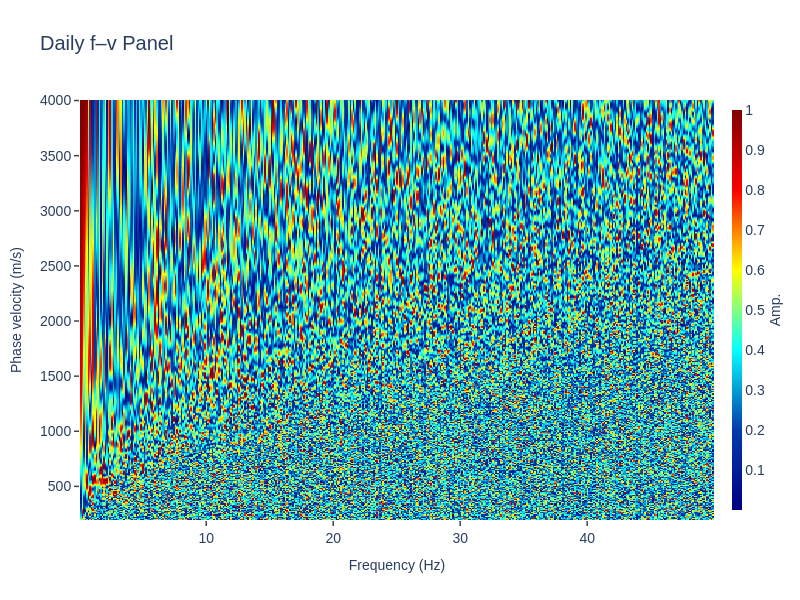

The cell this chart's notebook holds for it:
### Code cell
# 3. Interactive f-v panel
plot_fv_panel_plotly(fv, f_axis, v_axis, title='Daily f–v Panel', show=False)

### Figure 1 — Plotly figure (JSON) as saved in the notebook; plotly's stock layout.template omitted (floating-point values rounded to 4 significant figures; data arrays with more than 128 entries replaced by an {"elided": "..."} marker saying what was removed)
{"data": [{"colorbar": {"thickness": 10, "tickfont": {"family": "Helvetica", "size": 14}, "title": {"font": {"family": "Helvetica", "size": 14}, "side": "right", "text": "Amp."}, "xpad": 5}, "colorscale": [[0, "rgb(0,0,131)"], [0.2, "rgb(0,60,170)"], [0.4, "rgb(5,255,255)"], [0.6, "rgb(255,255,0)"], [0.8, "rgb(250,0,0)"], [1, "rgb(128,0,0)"]], "showscale": true, "type": "heatmap", "x": {"elided": "409 float values"}, "y": {"elided": "381 int values"}, "z": {"elided": "381x409 float values"}}], "layout": {"font": {"family": "Helvetica", "size": 14}, "height": 600, "title": {"text": "Daily f–v Panel"}, "width": 800, "xaxis": {"mirror": true, "showgrid": true, "showline": true, "tickfont": {"family": "Helvetica", "size": 14}, "ticklen": 5, "ticks": "outside", "tickwidth": 1.5, "title": {"font": {"family": "Helvetica", "size": 14}, "text": "Frequency (Hz)"}}, "yaxis": {"mirror": true, "showgrid": true, "showline": true, "tickfont": {"family": "Helvetica", "size": 14}, "ticklen": 5, "ticks": "outside", "tickwidth": 1.5, "title": {"font": {"family": "Helvetica", "size": 14}, "text": "Phase velocity (m/s)"}}}}
